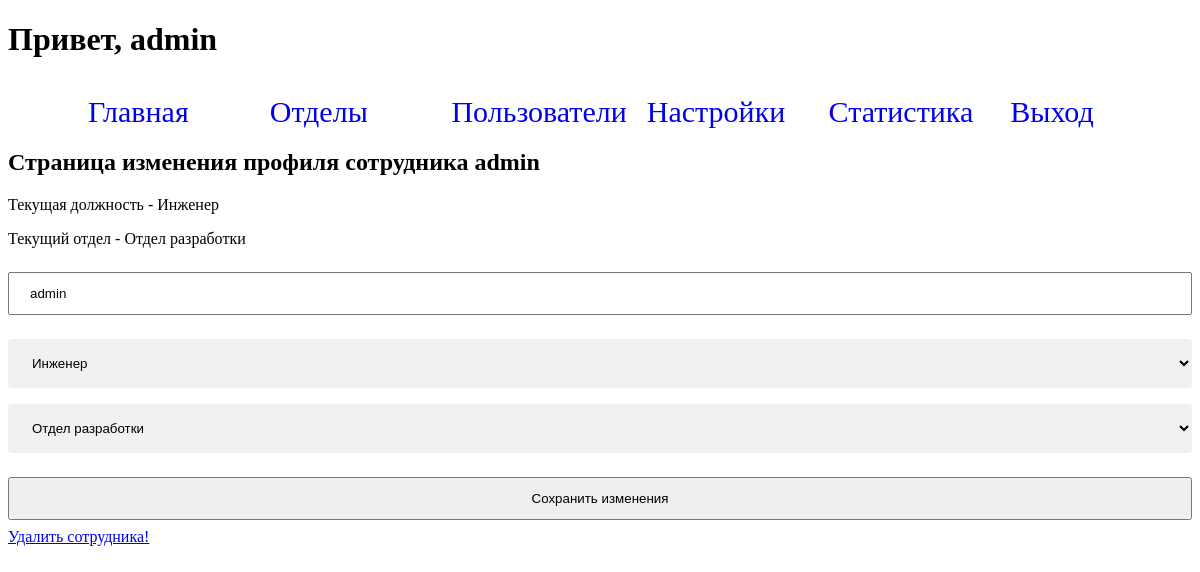
Page /setting/admin (signed in) on the committed database.
### tables this page shows
CREATE TABLE person (
    id integer primary key AUTOINCREMENT,
    name text NOT NULL UNIQUE ,
    department_id integer,
    position_id integer
);

CREATE TABLE position (
    id integer primary key AUTOINCREMENT,
    title text NOT NULL UNIQUE
);

CREATE TABLE depart (
    id integer primary key AUTOINCREMENT,
    title text NOT NULL UNIQUE ,
    parent integer NOT NUll
);

### index.py (the view, shortened to what this page needs)
@app.route("/setting/<username>", methods=["GET", "POST"])
def change_user(username):
    if not session.get('username', None):
        return redirect(url_for('authorization'))
    current_user = dbase.getPerson(username)
    current_pos = current_user['position_id']
    current_dep = current_user['department_id']
    if current_dep:
        dep = dbase.getPersonDepartments(current_dep)[0]['title']
    else:
        dep = 'Нет отдела'
    context = {
        'username': username,
        'department': dep,
        'position': dbase.getPersonPosition(current_pos)[0]['title'],
        'positions': dbase.getPosition(),
        'departments': dbase.getDepartments()
    }
    return render_template('change_user_profile.html', **context)

### FDataBase.py (called while the page is built)
    def getPosition(self) -> List:
        try:
            self.__cursor.execute("SELECT * FROM position")
            res = self.__cursor.fetchall()
            if res:
                return res
        except:
            print('ОШИБОЧКА')
        return []

    def getPerson(self, user) -> List:
        try:
            self.__cursor.execute(f"SELECT * FROM person WHERE name = '{user}'")
            res = self.__cursor.fetchone()
            if res:
                return res
        except:
            print("Ошибка")
        return []

    def getDepartments(self) -> List:
        try:
            self.__cursor.execute("SELECT * FROM depart")
            res = self.__cursor.fetchall()
            if res:
                return res
        except:
            print('Ошибка')
        return []

    def getPersonPosition(self, pos_id: int) -> str:
        try:
            self.__cursor.execute(f"SELECT * FROM position WHERE position.id = {pos_id} LIMIT 1")
            res = self.__cursor.fetchall()
            if res:
                return res
        except:
            print("ОШибка")

    def getPersonDepartments(self, dep_id: int) -> str:
        try:
            self.__cursor.execute(f"SELECT * FROM depart WHERE depart.id = {dep_id} LIMIT 1")
            res = self.__cursor.fetchall()
            if res:
                return res
        except:
            print("ОШибка")

### index.py (called while the page is built)
def connect_db():
    conn = sqlite3.connect(app.config['DATABASE'])
    conn.row_factory = sqlite3.Row
    return conn

@app.before_request
def before_request():
    global dbase
    db = get_db()
    dbase = FDataBase(db)

def get_db():
    if not hasattr(g, 'link_db'):
        g.link_db = connect_db()
    return g.link_db

### templates/change_user_profile.html (shortened to what this page needs)
{% extends 'base.html' %}
{% block content %}
<h2>Страница изменения профиля сотрудника {{username}}</h2>
<p>Текущая должность - {{position}}</p>
<p>Текущий отдел - {{department}}</p>
<form action="" method="post">
  <input type="text" name="user" value="{{username}}">
  <p><select name="change-pos" id="change-pos">
    {% for pos in positions %}
      {% if pos.title == position %}
    <option value="{{pos.id}}" selected>{{pos.title}}</option>
    {% else %}
    <option value="{{pos.id}}">{{pos.title}}</option>
      {% endif %}
    {% endfor %}
  </select></p>
  <p><select name="change-dep" id="change-dep">
    {% for dep in departments %}
        {% if dep.title == department %}
    <option value="{{dep.id}}" selected>{{dep.title}}</option>
    {% else %}
    <option value="{{dep.id}}">{{dep.title}}</option>
      {% endif %}
    {% endfor %}
  </select></p>
    <input type="submit" value="Сохранить изменения">
</form>
<a href="{{url_for('delete_user', username=username)}}">Удалить сотрудника!</a>
{% endblock content %}

### templates/base.html (shortened to what this page needs)
<!DOCTYPE html>
<html lang="en">
<head>
    <link rel="stylesheet" href="{{ url_for('static', filename='css/style.css') }}">
</head>
<body>
{% if session['username'] %}
<h1>Привет, {{session['username']}}</h1>
{% else %}
<h1>Неавторизованный пользователь!</h1>
{% endif %}
<menu>
    <ul>
        <li><a href="{{url_for('index')}}">Главная</a></li>
        <li><a href="{{url_for('departament')}}">Отделы</a></li>
        <li><a href="{{url_for('person')}}">Пользователи</a></li>
        <li><a href="{{url_for('setting')}}">Настройки</a></li>
        <li><a href="{{url_for('statistic')}}">Статистика</a></li>
        {%if session['username'] %}
        <li><a href="{{url_for('logout')}}">Выход</a></li>
        {% endif%}
    </ul>
</menu>
{% block content %}
{% endblock content %}
</body>
</html>

### static/css/style.css (style rules this page uses)
menu ul { display: flex; justify-content:center; }
menu ul li { list-style-type: none; margin-top: 15px; margin-right: 20px; width: 250px; }
menu ul li a { text-decoration: none; font-size: 30px; }
input { width: 100%; padding: 12px 20px; margin: 8px 0; box-sizing: border-box; }
select { width: 100%; padding: 16px 20px; border: none; border-radius: 4px; background-color: #f1f1f1; }

### rows in the picture
person: username "admin", name "admin"
position: title "Инженер"
depart: title "Отдел разработки"

### other values in the picture
form field change-pos "Инженер"
form field change-dep "Отдел разработки"
